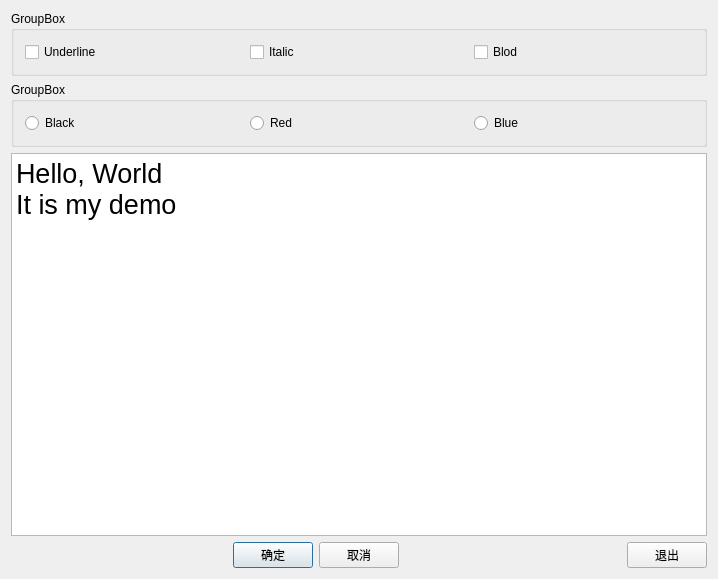
<?xml version="1.0" encoding="UTF-8"?>
<ui version="4.0">
 <class>QWDialog</class>
 <widget class="QDialog" name="QWDialog">
  <property name="geometry">
   <rect>
    <x>0</x>
    <y>0</y>
    <width>718</width>
    <height>579</height>
   </rect>
  </property>
  <property name="windowTitle">
   <string>Dialog by Designer</string>
  </property>
  <layout class="QVBoxLayout" name="verticalLayout">
   <item>
    <widget class="QGroupBox" name="groupBox1">
     <property name="title">
      <string>GroupBox</string>
     </property>
     <layout class="QHBoxLayout" name="horizontalLayout_2">
      <item>
       <widget class="QCheckBox" name="chkBoxUnder">
        <property name="text">
         <string>Underline</string>
        </property>
       </widget>
      </item>
      <item>
       <widget class="QCheckBox" name="chkBoxItalic">
        <property name="text">
         <string>Italic</string>
        </property>
       </widget>
      </item>
      <item>
       <widget class="QCheckBox" name="chkBoxBold">
        <property name="text">
         <string>Blod</string>
        </property>
       </widget>
      </item>
     </layout>
    </widget>
   </item>
   <item>
    <widget class="QGroupBox" name="groupBox2">
     <property name="title">
      <string>GroupBox</string>
     </property>
     <layout class="QHBoxLayout" name="horizontalLayout_3">
      <item>
       <widget class="QRadioButton" name="rBtnBlack">
        <property name="text">
         <string>Black</string>
        </property>
       </widget>
      </item>
      <item>
       <widget class="QRadioButton" name="rBtnRed">
        <property name="text">
         <string>Red</string>
        </property>
       </widget>
      </item>
      <item>
       <widget class="QRadioButton" name="rBtnBlue">
        <property name="text">
         <string>Blue</string>
        </property>
       </widget>
      </item>
     </layout>
    </widget>
   </item>
   <item>
    <widget class="QPlainTextEdit" name="txtEdit">
     <property name="font">
      <font>
       <pointsize>20</pointsize>
      </font>
     </property>
     <property name="plainText">
      <string>Hello, World
It is my demo</string>
     </property>
    </widget>
   </item>
   <item>
    <layout class="QHBoxLayout" name="horizontalLayout">
     <item>
      <spacer name="horizontalSpacer">
       <property name="orientation">
        <enum>Qt::Horizontal</enum>
       </property>
       <property name="sizeHint" stdset="0">
        <size>
         <width>40</width>
         <height>20</height>
        </size>
       </property>
      </spacer>
     </item>
     <item>
      <widget class="QPushButton" name="btnOK">
       <property name="text">
        <string>确定</string>
       </property>
      </widget>
     </item>
     <item>
      <widget class="QPushButton" name="btnCancel">
       <property name="text">
        <string>取消</string>
       </property>
      </widget>
     </item>
     <item>
      <spacer name="horizontalSpacer_2">
       <property name="orientation">
        <enum>Qt::Horizontal</enum>
       </property>
       <property name="sizeHint" stdset="0">
        <size>
         <width>40</width>
         <height>20</height>
        </size>
       </property>
      </spacer>
     </item>
     <item>
      <widget class="QPushButton" name="btnClose">
       <property name="text">
        <string>退出</string>
       </property>
      </widget>
     </item>
    </layout>
   </item>
  </layout>
 </widget>
 <layoutdefault spacing="6" margin="11"/>
 <resources/>
 <connections/>
</ui>
